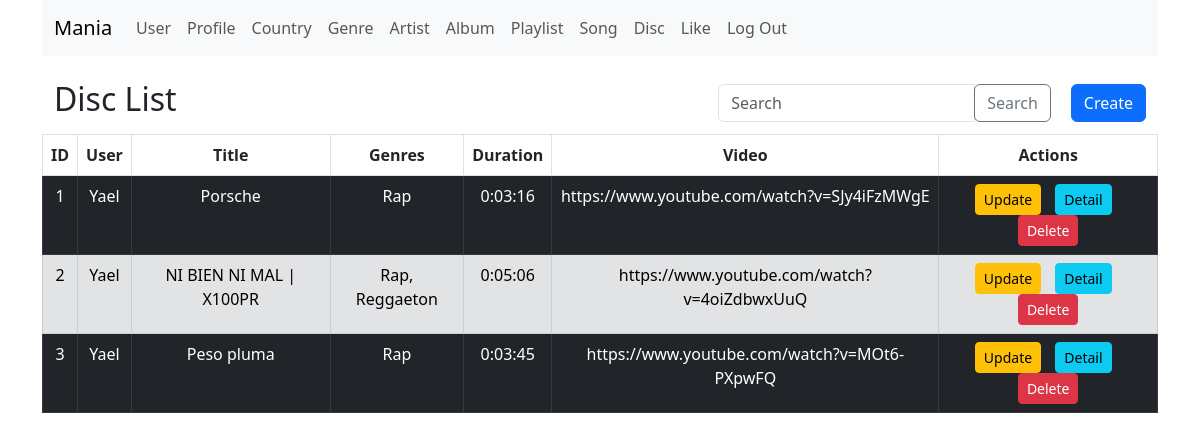
The app's page /api/discs/ with its own data.
### main/models.py (models this page shows, shortened)
class Disc(models.Model):
    user = models.ForeignKey(User, on_delete=models.CASCADE)
    title = models.CharField(max_length=30)
    genres = models.ManyToManyField(Genre)
    duration = models.DurationField()
    video = models.CharField(max_length=90)

class Genre(models.Model):
    name = models.CharField(max_length=30)
    description = models.TextField(max_length=180, blank=True)

### api/views.py (the view)
# urls.py: path('discs/', views.DiscList.as_view(), name="disc_list"),
class DiscList(ListView):
    model = Disc
    template_name = "api/disc/disc_list.html"
    def get_queryset(self):
        queryset = Disc.objects.all()
        search_query = self.request.GET.get('search', None)
        if search_query:
            queryset = queryset.filter(
                Q(id__icontains=search_query) |
                Q(title__icontains=search_query) |
                Q(duration__icontains=search_query)
            )
        return queryset

### templates/api/disc/disc_list.html (shortened to what this page needs)
{% extends "base/base.html" %}
{% block content %}
    <div class="container d-flex align-items-center justify-content-between">
        <h2 class="text-center mb-2">Disc List</h2>
        <div class="d-flex align-items-center">
            <form class="form-inline" method="GET" action="{% url 'api:disc_list' %}">
                <div class="input-group">
                    <input type="text" class="form-control" name="search" placeholder="Search">
                    <div class="input-group-append">
                        <button type="submit" class="btn btn-outline-secondary" style="margin-right: 20px;">Search</button>
                    </div>
                </div>
            </form>
            <a href="{% url 'api:create_disc' %}" class="btn btn-primary ml-2">Create</a>
        </div>
    </div>
    <div class="table-responsive">
        <table class="table table-bordered">
            <thead class="bg-dark text-light">
                <tr>
                    <th class="text-center">ID</th>
                    <th class="text-center">User</th>
                    <th class="text-center">Title</th>
                    <th class="text-center">Genres</th>
                    <th class="text-center">Duration</th>
                    <th class="text-center">Video</th>
                    <th class="text-center">Actions</th>
                </tr>
            </thead>
            <tbody>
                {% for disc in object_list %}
                    <tr class="{% cycle 'table-dark' 'table-secondary' %}">
                        <td class="text-center">{{ disc.id }}</td>
                        <td class="text-center">{{ disc.user }}</td>
                        <td class="text-center">{{ disc.title }}</td>
                        <td class="text-center">
                            {% for genre in disc.genres.all %}
                                {{ genre.name }}{% if not forloop.last %}, {% endif %}
                            {% endfor %}
                        </td>
                        <td class="text-center">{{ disc.duration }}</td>
                        <td class="text-center">{{ disc.video }}</td>
                        <td class="text-center">
                            <a href="{% url 'api:update_disc' pk=disc.id %}" class="btn btn-warning btn-sm" style="margin-right: 10px;">Update</a>
                            <a href="{% url 'api:disc_detail' pk=disc.id %}" class="btn btn-info btn-sm" style="margin-right: 10px;">Detail</a>
                            <a href="{% url 'api:delete_disc' pk=disc.id %}" class="btn btn-danger btn-sm">Delete</a>
                        </td>
                    </tr>
                {% endfor %}
            </tbody>
        </table>
    </div>
{% endblock content %}

### records on screen
Disc: id "1", user "Yael", title "Porsche", duration "0:03:16", video "https://www.youtube.com/watch?v=SJy4iFzMWgE"
Genre: name "Rap"
Disc: id "2", user "Yael", title "NI BIEN NI MAL | X100PR", duration "0:05:06", video "https://www.youtube.com/watch?v=4oiZdbwxUuQ"
Genre: name "Reggaeton"
Disc: id "3", user "Yael", title "Peso pluma", duration "0:03:45", video "https://www.youtube.com/watch?v=MOt6-PXpwFQ"
